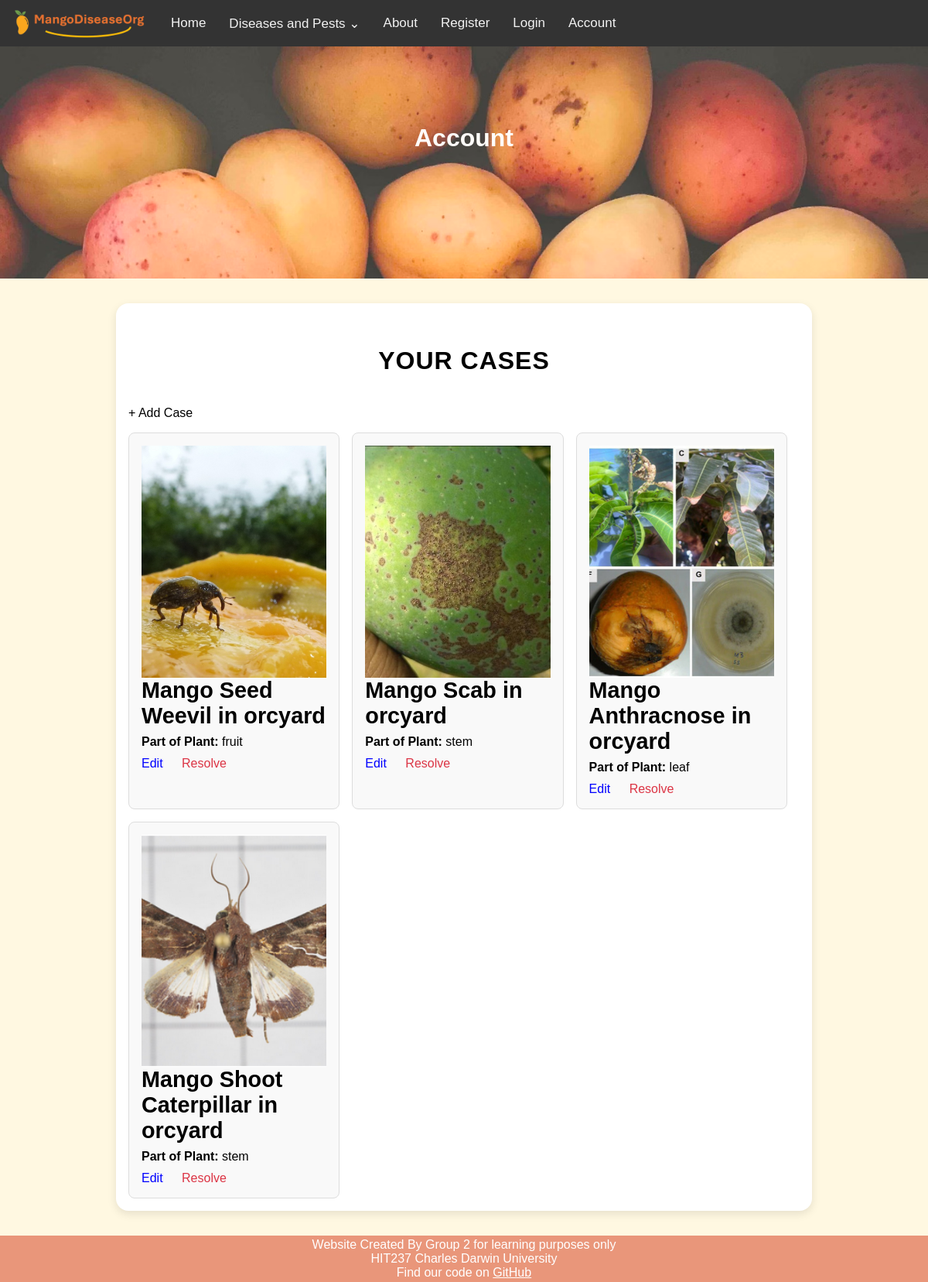
The app's page /cases/ (signed in) with its own data.
### mango_disease_app/models.py (models this page shows, shortened)
class Case(models.Model):
    STATUS = [
        ('active', 'Active'),
        ('resolved', 'Resolved'),
    ]
    PLANT_PARTS = [
        ('leaf', 'Leaf'),
        ('stem', 'Stem'),
        ('fruit', 'Fruit'),
    ]
    disease = models.ForeignKey(
        Disease,
        on_delete=models.CASCADE,
        null=True
    )
    orchard = models.ForeignKey(
        Orchard,
        on_delete=models.CASCADE,
        null=True
    )
    status = models.CharField(choices=STATUS, max_length=8, default=STATUS[0][1], null=True)
    partOfPlant = models.CharField(choices=PLANT_PARTS, max_length=5, null=True)

class Disease(models.Model):
    DISEASE_TYPES = [
        ('pest', 'Pest'),
        ('disease', 'Disease')
    ]
    diseaseName = models.CharField(max_length=255)
    type = models.CharField(choices=DISEASE_TYPES, max_length=7, default=DISEASE_TYPES[1][1])
    severity = models.IntegerField(validators=[validators.MinValueValidator(0),validators.MaxValueValidator(10)])
    spreadability = models.IntegerField(validators=[validators.MinValueValidator(0),validators.MaxValueValidator(10)])
    shortDescription = models.TextField()
    longDescription = models.TextField()
    controlMethod = models.TextField()
    image = models.ImageField(upload_to="disease_images/", default="disease_images/default.JPG")

class Orchard(models.Model):
    orchardName = models.CharField(max_length=255)
    noTreesRow = models.IntegerField()
    noTreesColumn = models.IntegerField()
    area = models.IntegerField(validators=[validators.MinValueValidator(0)])
    variety = models.ForeignKey(
        Variety,
        on_delete=models.PROTECT
    )
    location = models.ForeignKey(
        Location,
        on_delete=models.PROTECT
    )
    user = models.ForeignKey(
        User,
        on_delete=models.CASCADE,  # If a user is deleted, delete the orchard too
    )

### mango_disease_app/views.py (the view)
# urls.py: re_path(r'^cases/$', views.cases, name='cases'),
def cases(request):
    cases = Case.objects.filter(orchard__user=request.user)
    return render(request, 'mango_disease_app/cases.html', {
        'cases': cases,
    })

### mango_disease_app/context_processors.py (called while the page is built)
def disease_menu(request):
    return {'navs': Disease.objects.all()}

### mango_disease_app/templates/mango_disease_app/cases.html (shortened to what this page needs)
{% extends 'mango_disease_app/base.html' %}
{% block page_header %}Account{% endblock %}
{% load static %}
{% block content %}
<h2>Your cases</h2>
<a href="{% url 'new_case' %}" class="new-button">+ Add Case</a>
{% if cases %}
<div class="orchard-grid">
    {% for case in cases %}
        <div class="orchard-card">
            <div class="image-wrapper">
                <img class="author_img" src="{{ case.disease.image.url|default:"diseasse_images/defualt.png" }}">
            </div>
            <h3 class="orchard-name">{{ case.disease.diseaseName }} in {{ case.orchard.orchardName}}</h3>
            <p><strong>Part of Plant:</strong> {{ case.partOfPlant }}</p>
            <div class="card-actions">
                <a href="{% url 'records' case.id %}" class="action-link">Edit</a>
                <a href="{% url 'account' %}" class="action-link delete-link" onclick="return confirm('Delete this orchard?');">Resolve</a>
            </div>
        </div>
    {% endfor %}
</div>
{% else %}
    <p>No orchards added yet.</p>
{% endif %}
{% endblock %}

### mango_disease_app/static/css/styles.css (style rules this page uses)
* { margin: 0; padding: 0; font-family: Arial; }
body { min-height: 100vh; display: flex; flex-direction: column; background-color: #fff8e1; }
a { text-decoration: none; color: black }
h2 { font-size: 32px; text-align: center; margin: 40px 0 40px; font-weight: 700; text-transform: uppercase; letter-spacing: 1px; }
.author_img { width: 100%; height: 300px; object-fit: cover; }
.image-wrapper { position: relative; width: 100%; height: 300px; }

### mango_disease_app/static/css/form.css (style rules this page uses)
*, *::before, *::after { box-sizing: border-box; }

### mango_disease_app/static/css/orchard.css (style rules this page uses)
.orchard-grid { display: flex; flex-wrap: wrap; gap: 1em; margin-top: 1em; }
.orchard-card { background: #f9f9f9; border: 1px solid #ddd; padding: 1em; border-radius: 8px; width: calc(33.33% - 1em); }
.card-actions { margin-top: 0.5em; }
.orchard-name { font-size: 1.8em; font-weight: bold; margin-bottom: 8px; }
.card-actions { margin-top: 10px; }
.action-link { color: blue; text-decoration: none; margin-right: 20px; font-weight: 500; }
.delete-link { color: #dc3545; }

### records on screen
Case: disease.image (picture), disease.diseaseName "Mango Seed Weevil", orchard.orchardName "orcyard", partOfPlant "fruit"
Case: disease.image (picture), disease.diseaseName "Mango Scab", orchard.orchardName "orcyard", partOfPlant "stem"
Case: disease.image (picture), disease.diseaseName "Mango Anthracnose", orchard.orchardName "orcyard", partOfPlant "leaf"
Case: disease.image (picture), disease.diseaseName "Mango Shoot Caterpillar", orchard.orchardName "orcyard", partOfPlant "stem"
